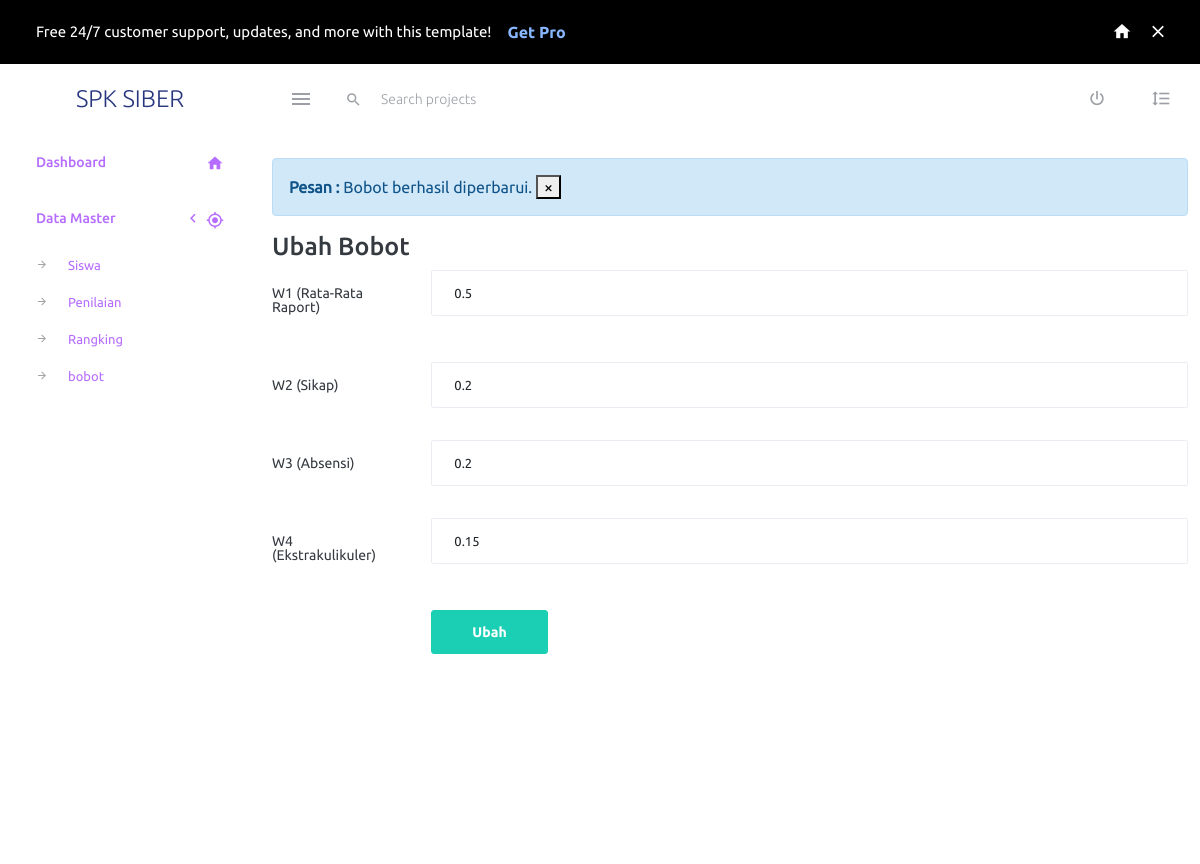
The page /index.php?halaman=bobot&pesan=1 (signed in) on the database its author committed.
### tables this page shows
CREATE TABLE `tbl_bobot` (
  `id_bobot` int(11) NOT NULL AUTO_INCREMENT,
  `w1` double NOT NULL,
  `w2` double NOT NULL,
  `w3` double NOT NULL,
  `w4` double NOT NULL,
  PRIMARY KEY (`id_bobot`)
);

### bobot/bobot.php (the view)
<?php
include "koneksi.php";
$sql="select * from tbl_bobot";
$hasil=mysqli_query($koneksi,$sql);
$row=mysqli_fetch_array($hasil);
?>
<div class="container my-4">
 <?php
 if (isset($_GET['pesan'])) {
 ?>
 <div class="alert alert-info alert-dismissible fade show" role="alert">
   <strong>Pesan : </strong> Bobot berhasil diperbarui.
   <button type="button" class="close" data-dismiss="alert" aria-label="Close">
     <span aria-hidden="true">&times;</span>
   </button>
 </div>
 <?php
 }
 ?>
 <h3>Ubah Bobot</h3>
 <form action="bobot/aksi_ubah_bobot.php" method="POST">
   <div class="form-group row">
     <label for="staticEmail" class="col-sm-2 col-form-label">W1 (Rata-Rata Raport)</label>
     <div class="col-sm-10">
       <input type="text"  class="form-control" name="w1" value="<?php echo $row['w1'] ?>">
     </div>
   </div>
   <div class="form-group row">
     <label for="inputPassword" class="col-sm-2 col-form-label">W2 (Sikap)</label>
     <div class="col-sm-10">
       <input type="text" class="form-control" name="w2" value="<?php echo $row['w2'] ?>">
     </div>
   </div>
   <div class="form-group row">
     <label for="inputPassword" class="col-sm-2 col-form-label">W3 (Absensi)</label>
     <div class="col-sm-10">
       <input type="text" class="form-control" name="w3" value="<?php echo $row['w3'] ?>">
     </div>
   </div>
   <div class="form-group row">
     <label for="inputPassword" class="col-sm-2 col-form-label">W4 (Ekstrakulikuler)</label>
     <div class="col-sm-10">
       <input type="text" class="form-control" name="w4" value="<?php echo $row['w4'] ?>">
     </div>
   </div>
   <div class="form-group row">
     <label for="inputPassword" class="col-sm-2 col-form-label"></label>
     <div class="col-sm-10">
       <input type="submit" class="btn btn-success" value="Ubah">
     </div>
   </div>
 </form>
</div>

### rows shown on the page
tbl_bobot: w1 "0.5", w2 "0.2", w3 "0.2", w4 "0.15"
